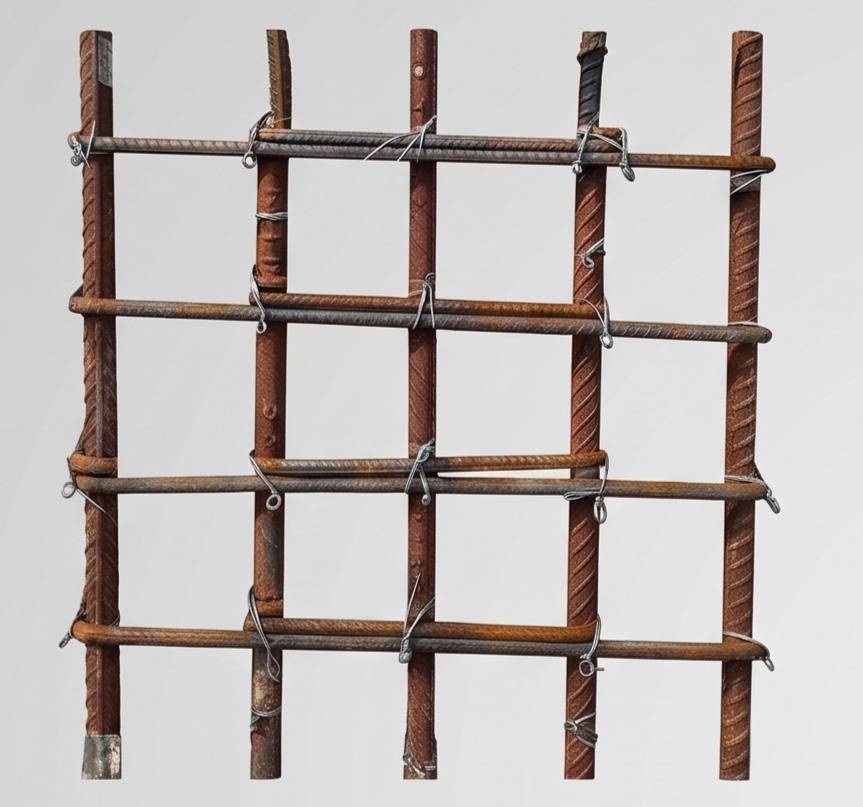
#> input picture input_images/testImage_5.jpg, 863 x 807 px
$ python -i counter.py   (imports and definitions only)
#> lines starting #> are read from the running program, lines starting #| are printed output that depends on the picture; after the words box and inside, x2 and y2 are one past the last pixel; in counts of white or black regions, pixels touching at a corner belong together
### rebar_xray/utils.py
"""Shared utilities for the rebar X-ray pipeline."""

from __future__ import annotations

import json
import logging
from pathlib import Path
from typing import Any

import cv2
import numpy as np

LOGGER = logging.getLogger("rebar_xray")


# [24 lines left out: functions setup_logging, load_bgr, save_image, save_json, not called in this run]


def mask_bbox(mask: np.ndarray) -> tuple[int, int, int, int]:
    ys, xs = np.where(mask > 0)
    if ys.size == 0:
        h, w = mask.shape[:2]
        return 0, 0, w, h
    return int(xs.min()), int(ys.min()), int(xs.max()) + 1, int(ys.max()) + 1

### rebar_xray/counter.py
"""Count vertical and horizontal rebar from a front-face image."""

from __future__ import annotations

from dataclasses import dataclass, field

import cv2
import numpy as np
from scipy.signal import find_peaks, peak_prominences

from rebar_xray.config import CountConfig
from rebar_xray.utils import mask_bbox


@dataclass
class BarCountResult:
    vertical_positions: list[int]
    horizontal_positions: list[int]
    region: tuple[int, int, int, int]
    vertical_count: int
    horizontal_count: int
    debug: dict = field(default_factory=dict)


# [5 lines left out: function _foreground_mask, not called in this run]


def _smooth(profile: np.ndarray, size: int) -> np.ndarray:
    k = max(5, size | 1)
    return cv2.GaussianBlur(profile.reshape(1, -1).astype(np.float32), (k, 1), 0).flatten()


# [188 lines left out: functions _column_profile, _row_profile, _estimate_peak_distance, _recover_edge_peaks, _find_bar_peaks, count_bars, not called in this run]

>>> import cv2
>>> picture = cv2.imread('../input_images/testImage_5.jpg')
#> picture is the input picture: shape (807, 863, 3); mean B, G, R 181.5, 184.2, 190.7
>>> result = count_bars(picture)
#> in count_bars, `gray = cv2.cvtColor(image_bgr, cv2.COLOR_BGR2GRAY)`:
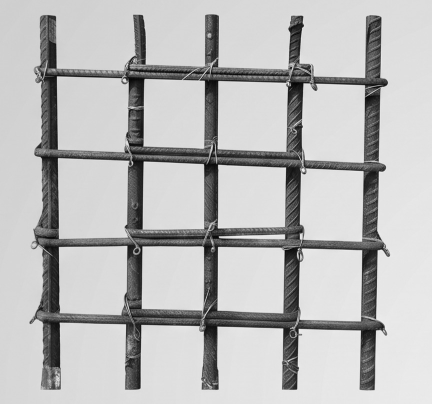
#> gray: shape (807, 863) (shown at 1/2 size); min 0, max 250, mean 185.9
#> in _foreground_mask, `mask = (gray < threshold).astype(np.uint8) * 255`:
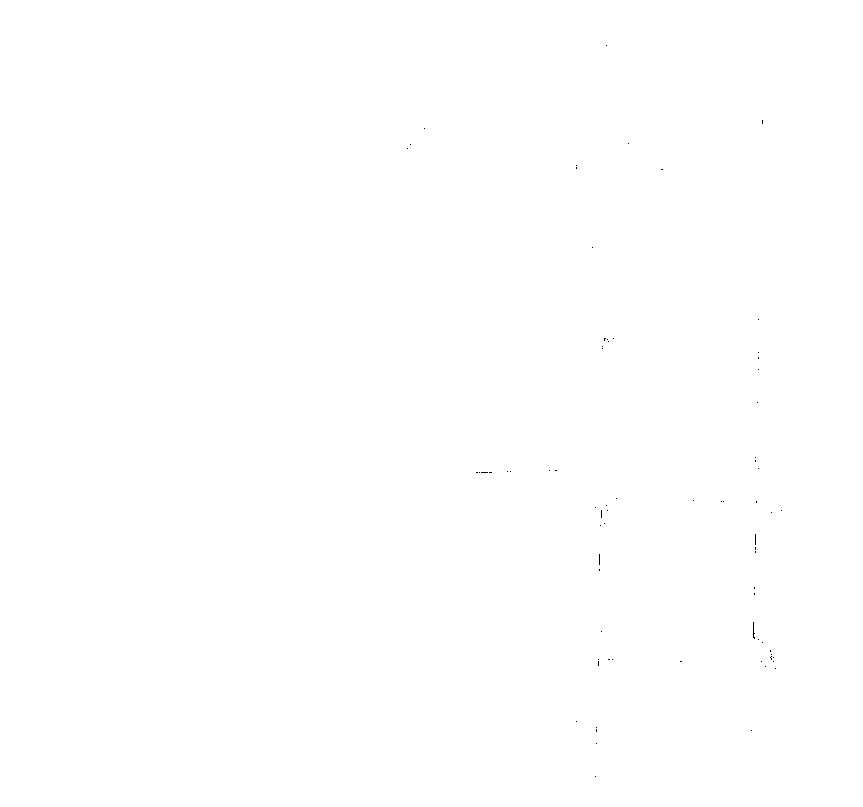
#> mask: shape (807, 863); 100% white; black in thin lines or dots, all inside (x1, y1, x2, y2) = (407, 45, 782, 777)
#> in count_bars, `x0, y0, x1, y1 = mask_bbox(mask)`: x0 = 0; x1 = 863; y1 = 807
#> in _column_profile, `dark = (255 - gray).astype(np.float32)`:
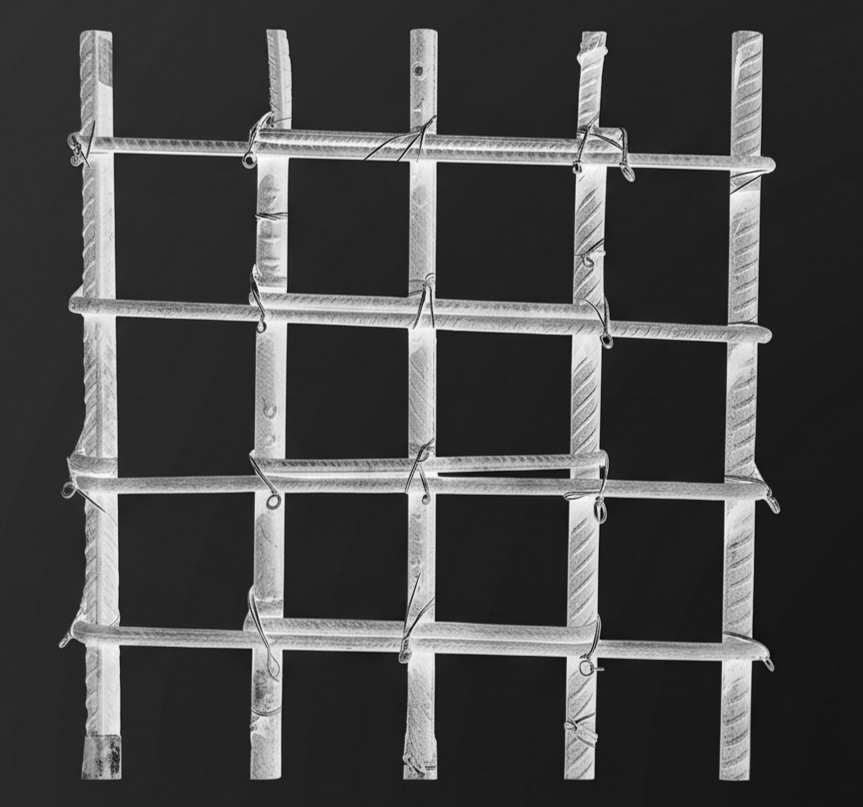
#> dark: shape (807, 863) float32; min 5, max 255, mean 69.1
#> in count_bars, `v_profile = _column_profile(roi_gray, roi_mask)`: v_profile = 863 values, max 155064.3 at index 105, min 21712.9 at index 860, mean 55795.3
#> in count_bars, `h_profile = _row_profile(roi_gray, roi_mask)`: h_profile = 807 values, max 125635 at index 489, min 26160.1 at index 792, mean 59667.1
#> in _find_bar_peaks, `prominence = max(prominence_frac * float(profile.max()), 1.0)`: prominence = 12405.1
#> in _estimate_peak_distance, `rough_prominence = prominence * 3.0`: rough_prominence = 37215.4
#> in _estimate_peak_distance, `rough_peaks, _ = find_peaks(profile, distance=rough_distance, prominen..`: rough_peaks = [105, 278, 429, 591, 746]
#> in _estimate_peak_distance, `spacing = float(np.percentile(np.diff(rough_peaks), 25))`: spacing = 154
#> in _find_bar_peaks, `distance = _estimate_peak_distance( profile, prominence, min_distance,..`: distance = 84
#> in _find_bar_peaks, `peaks, _ = find_peaks(profile, distance=distance, prominence=prominence)`: peaks = [105, 278, 429, 591, 746]
#> in _recover_edge_peaks, `median_gap = float(np.median(np.diff(peak_list))) if len(peak_list) >=..`: median_gap = 158.5
#> in _recover_edge_peaks, `median_height = float(np.median([profile[p] for p in peak_list]))`: median_height = 148864.2
#> in _recover_edge_peaks, `min_height = edge_peak_height_fraction * median_height`: min_height = 86341.2
#> in _recover_edge_peaks, `edge_prominence = max(edge_prominence_fraction * prominence_frac * flo..`: edge_prominence = 6202.6
#> in _recover_edge_peaks, `min_gap = int(edge_gap_fraction * median_gap)`: min_gap = 71
#> in _recover_edge_peaks, `tail_start = peak_list[-1] + min_gap`: tail_start = 817
#> in _recover_edge_peaks, `head_end = peak_list[0] - min_gap`: head_end = 34
#> in _recover_edge_peaks, `candidate = int(np.argmax(profile[:head_end]))`: candidate = 0
#> in count_bars, `v_peaks = _find_bar_peaks( v_profile, cfg.vertical_distance_divisor, c..`: v_peaks = [105, 278, 429, 591, 746]
#> in count_bars, `h_peaks = _find_bar_peaks( h_profile, cfg.horizontal_distance_divisor,..`: h_peaks = [150, 312, 489, 644]
#> in count_bars, `vertical_positions = [x0 + int(p) for p in v_peaks]`: vertical_positions = [105, 278, 429, 591, 746]
#> in count_bars, `horizontal_positions = [y0 + int(p) for p in h_peaks]`: horizontal_positions = [150, 312, 489, 644]

$ run again, on input_images/testImage_7.jpg
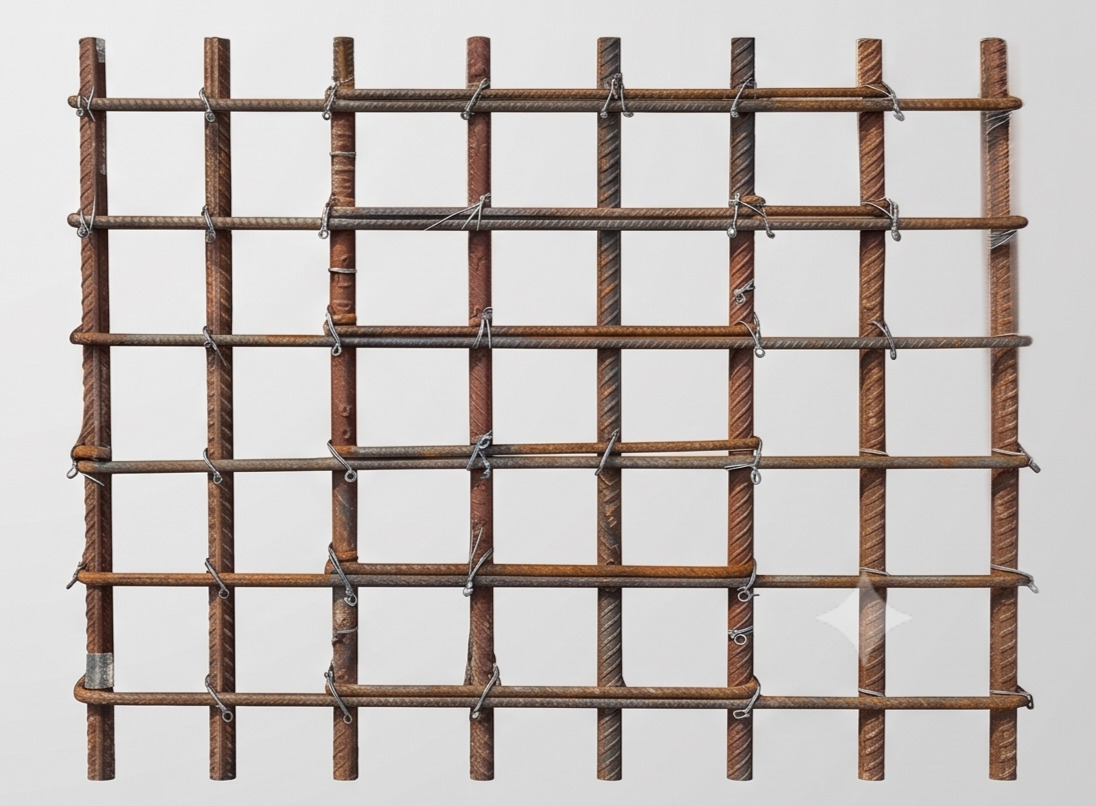
#> input picture input_images/testImage_7.jpg, 1096 x 806 px
#> picture is the input picture: shape (806, 1096, 3); mean B, G, R 181.3, 184.9, 192.2
#> in _foreground_mask, `mask = (gray < threshold).astype(np.uint8) * 255`:
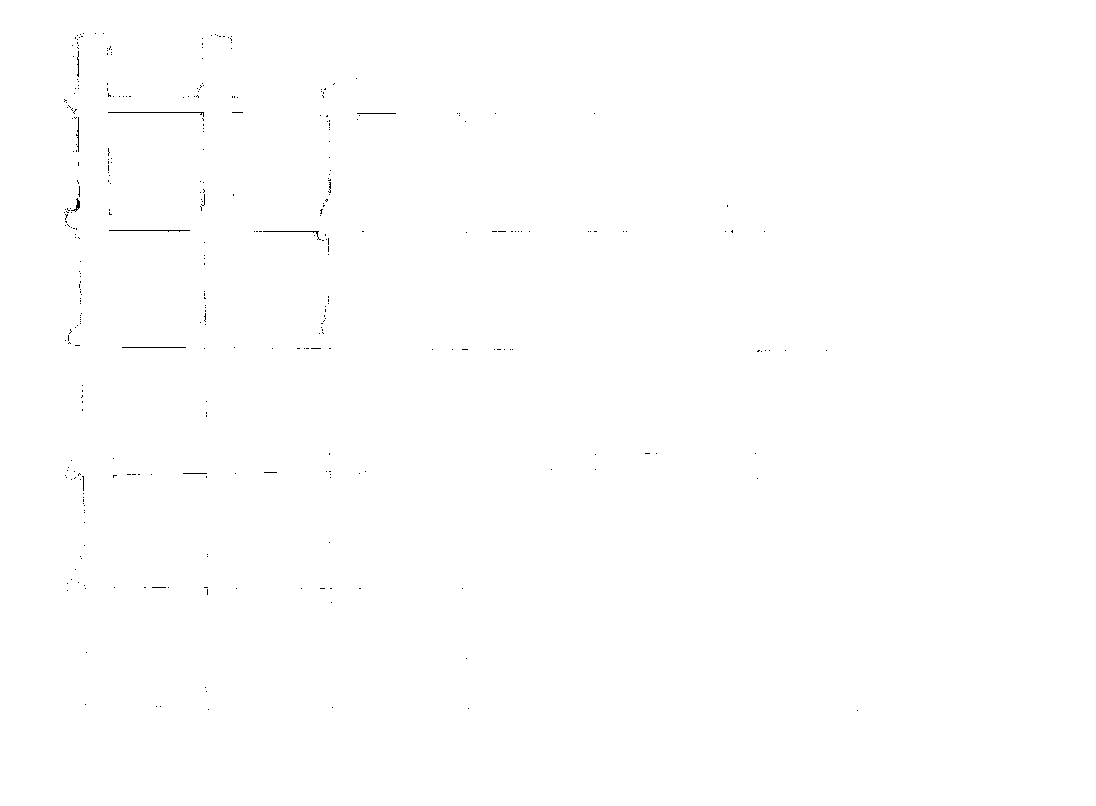
#> mask: shape (806, 1096); 99.9% white; black in thin lines or dots, all inside (x1, y1, x2, y2) = (64, 33, 858, 711)
#> x0 = 0; x1 = 1096; y1 = 806
#> in _column_profile, `dark = (255 - gray).astype(np.float32)`:
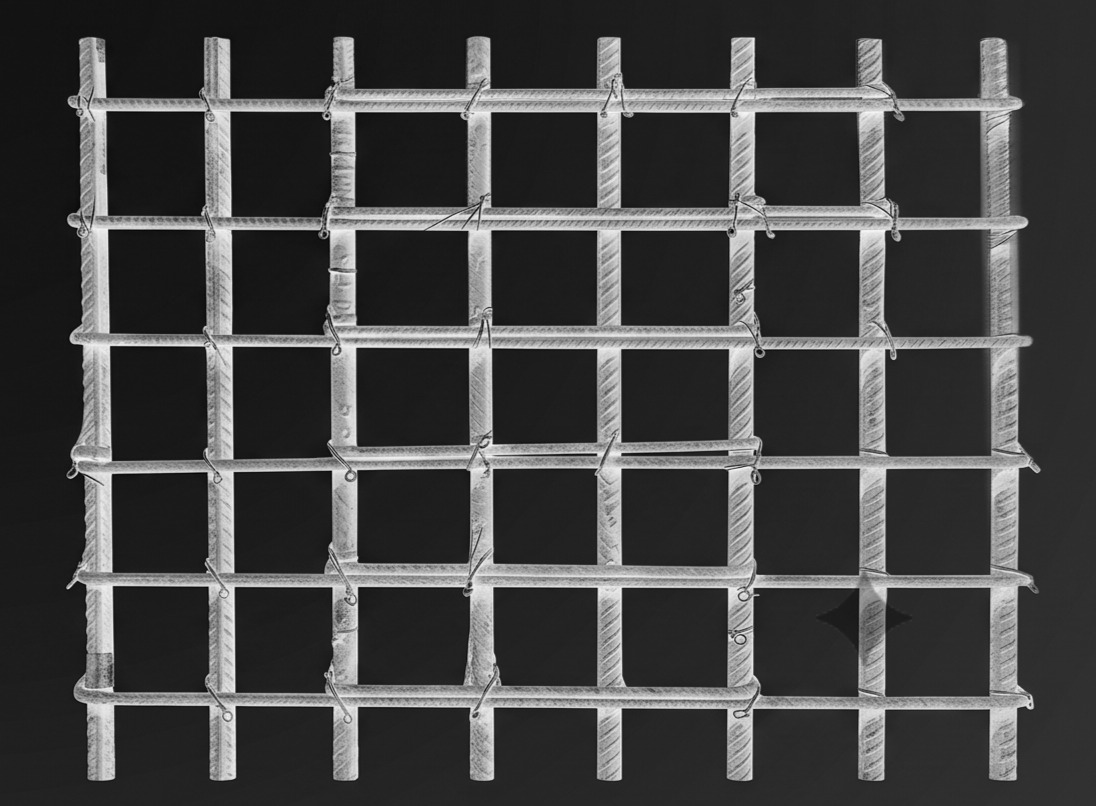
#> dark: shape (806, 1096) float32; min 0, max 249, mean 68.3
#> v_profile = 1096 values, max 141600.7 at index 225, min 19350.6 at index 6, mean 55078.8
#> h_profile = 806 values, max 173116.5 at index 108, min 30389.5 at index 27, mean 74896.2
#> prominence = 11328.1
#> rough_prominence = 33984.2
#> rough_peaks = [102, 225, 350, 486, 614, 747, 878, 1000]
#> spacing = 124
#> distance = 68
#> peaks = [102, 225, 350, 486, 614, 747, 878, 1000]
#> median_gap = 128
#> median_height = 134789.6
#> min_height = 78178
#> edge_prominence = 5664
#> min_gap = 57
#> tail_start = 1057
#> in _recover_edge_peaks, `candidate = tail_start + int(np.argmax(profile[tail_start:]))`: candidate = 1095
#> head_end = 45
#> in _recover_edge_peaks, `candidate = int(np.argmax(profile[:head_end]))`: candidate = 44
#> v_peaks = [102, 225, 350, 486, 614, 747, 878, 1000]
#> h_peaks = [108, 226, 344, 466, 583, 704]
#> vertical_positions = [102, 225, 350, 486, 614, 747, 878, 1000]
#> horizontal_positions = [108, 226, 344, 466, 583, 704]

$ run again, on input_images/testImage_8.jpg
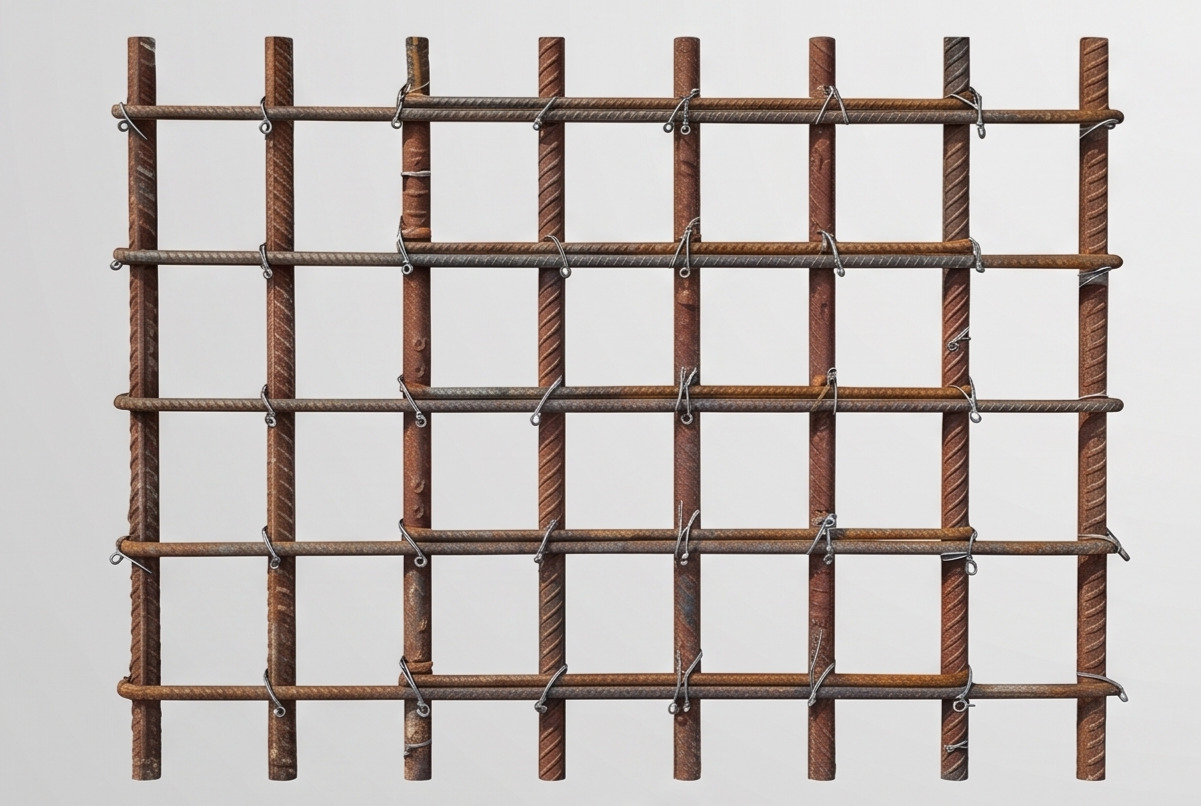
#> input picture input_images/testImage_8.jpg, 1201 x 806 px
#> picture is the input picture: shape (806, 1201, 3); mean B, G, R 181.9, 185, 192.2
#> in _foreground_mask, `mask = (gray < threshold).astype(np.uint8) * 255`:
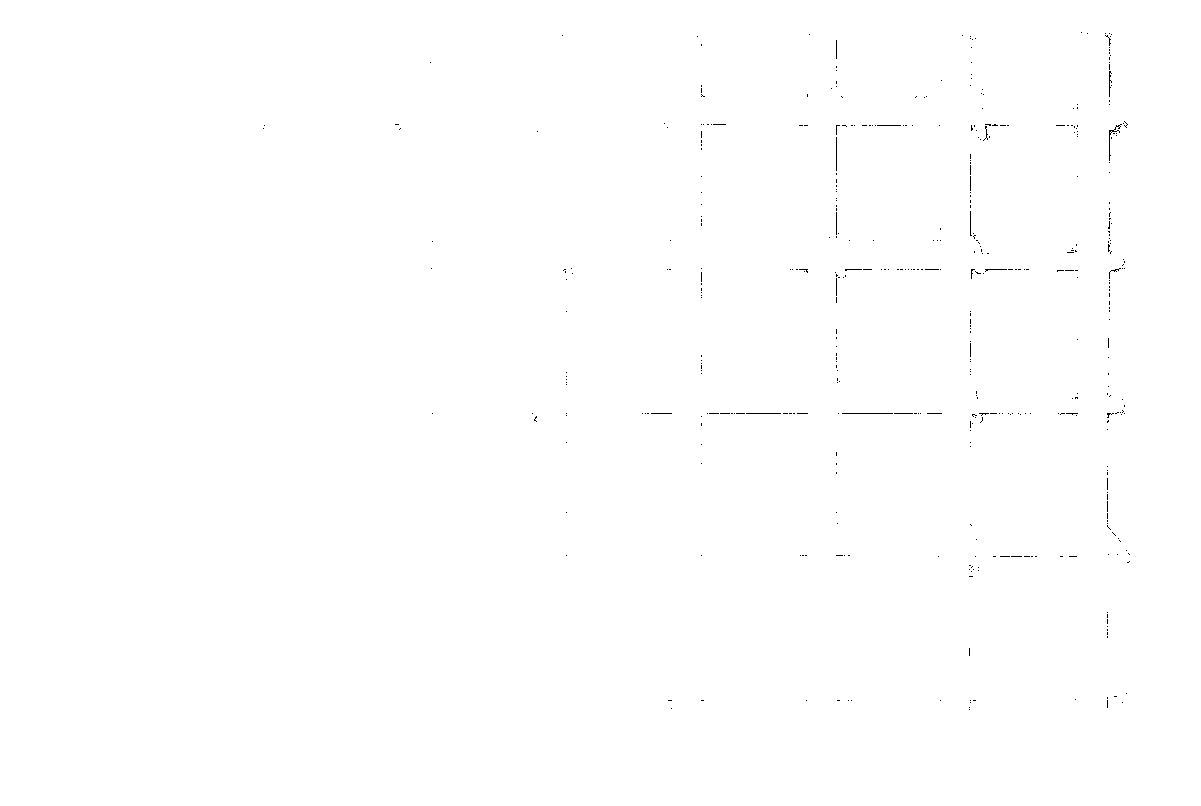
#> mask: shape (806, 1201); 99.8% white; black in thin lines or dots, all inside (x1, y1, x2, y2) = (263, 32, 1130, 710)
#> x0 = 0; x1 = 1201; y1 = 806
#> in _column_profile, `dark = (255 - gray).astype(np.float32)`:
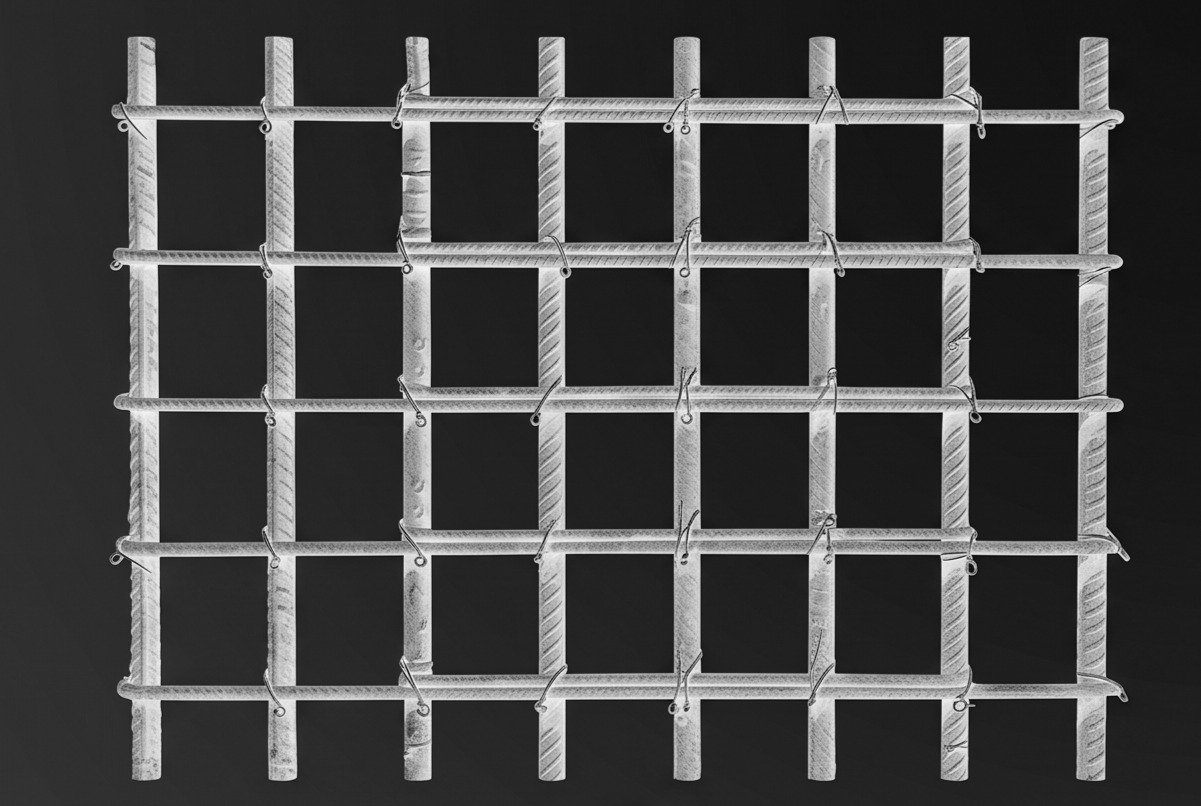
#> dark: shape (806, 1201) float32; min 0, max 246, mean 68.2
#> v_profile = 1201 values, max 149567.8 at index 149, min 19293.3 at index 1200, mean 54952.4
#> h_profile = 806 values, max 187067.7 at index 118, min 33432 at index 14, mean 81883.4
#> prominence = 11965.4
#> rough_prominence = 35896.3
#> rough_peaks = [149, 287, 424, 558, 693, 828, 962, 1099]
#> spacing = 134.5
#> distance = 73
#> peaks = [149, 287, 424, 558, 693, 828, 962, 1099]
#> median_gap = 135
#> median_height = 138751.5
#> min_height = 80475.9
#> edge_prominence = 5982.7
#> min_gap = 60
#> tail_start = 1159
#> in _recover_edge_peaks, `candidate = tail_start + int(np.argmax(profile[tail_start:]))`: candidate = 1165
#> head_end = 89
#> in _recover_edge_peaks, `candidate = int(np.argmax(profile[:head_end]))`: candidate = 0
#> v_peaks = [149, 287, 424, 558, 693, 828, 962, 1099]
#> h_peaks = [118, 263, 408, 551, 695]
#> vertical_positions = [149, 287, 424, 558, 693, 828, 962, 1099]
#> horizontal_positions = [118, 263, 408, 551, 695]
